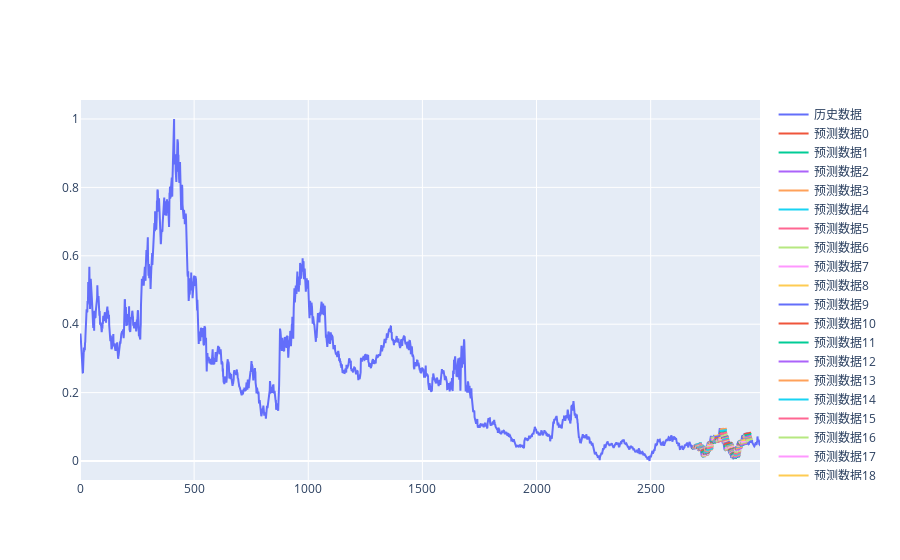

This figure's notebook cell:
### Code cell
# 绘制历史数据与预测数据
drawTargetAndPredicts(predicts_test,
                      target_data,
                      shifter=train_steps+validate_steps-predict_steps)
